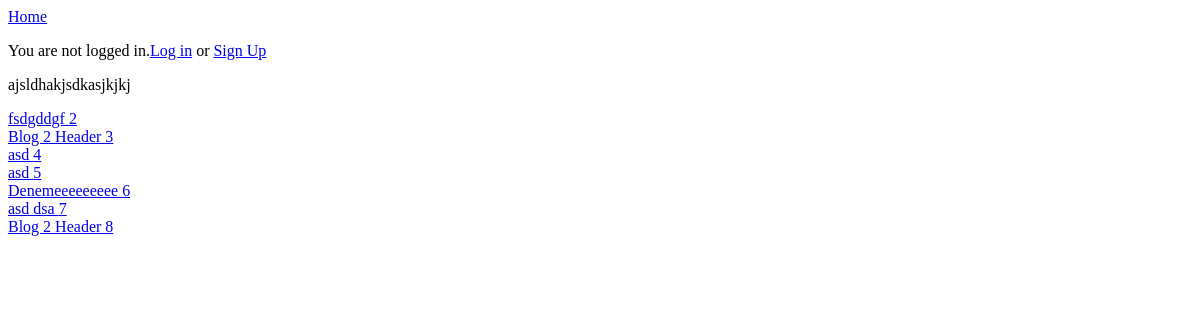
Before: / with the older database file.
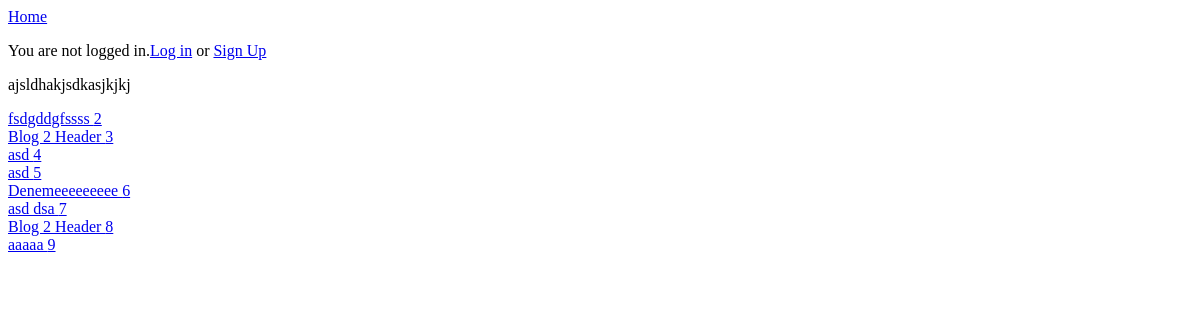
After: the same page with the newer database file.
### blogs/models.py (models this page shows, shortened)
class Blog(models.Model):
    header = models.CharField(max_length=50)
    creation_time = models.DateTimeField(auto_now_add= True)
    content_text = RichTextField(blank=True, null=True)
    user = models.ForeignKey(get_user_model(), on_delete=models.CASCADE)

### blogs/views.py (the view)
# urls.py: path('', IndexView.as_view(), name='index'),
class IndexView(ListView):
    model = Blog
    template_name = "blogs/index.html"
    context_object_name = 'blog_list'

### blogs/templates/blogs/index.html
{% extends 'base.html' %}
{% block content %}
    {% if user.is_authenticated %}
    <p>Hi {{ user.username }}</p>
        <p><a href="{% url 'logout' %}">Log out</a></p>
        <p><a href="{% url 'create_blog' %}">Create a Blog</a></p>
     {% else %}
        <p>You are not logged in.<a href="{% url 'login' %}">Log in</a> or <a href="{% url 'signup' %}">Sign Up</a></p>
    {% endif %}
    <p>ajsldhakjsdkasjkjkj</p>
    {% for object in blog_list %}
        <div>
             <a href={% url 'edit_blog' object.id %}>{{ object.header }} {{ object.id }}</a>
        </div>
    {% endfor %}
{% endblock %}

Changed rows visible on the page:
changed Blog id 2: header "fsdgddgf" → "fsdgddgfssss"
added Blog: header "aaaaa", id "9"
